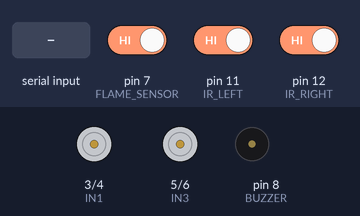
Bench run of a sketch on a simulated Arduino Uno, built with avr-gcc and run on an emulated ATmega328P. On the bench: motor-driver pin pairs drawn as motors (green arrow = first pin HIGH = forward, orange = second pin HIGH = backward, longer = more drive, scaled by the enable pin), buzzer (waves = sounding, pin HIGH). The inputs (shaded band) are chosen by the test bench; at power-on: pin 7 (FLAME_SENSOR) HIGH, pin 11 (IR_LEFT) HIGH, pin 12 (IR_RIGHT) HIGH.

Above: at 1.2 s.
1.3 s: pin 7 (FLAME_SENSOR) driven LOW
At 2.5 s:
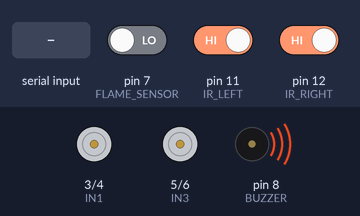
2.8 s: pin 7 (FLAME_SENSOR) driven HIGH
At 3.9 s:
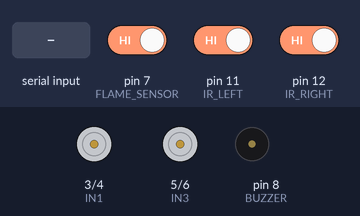
4.3 s: "F" received over Serial
At 5.0 s:
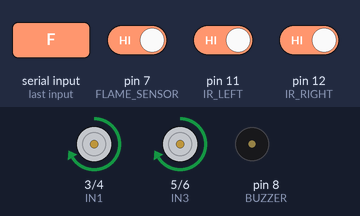
5.8 s: "B" received over Serial
At 6.2 s:
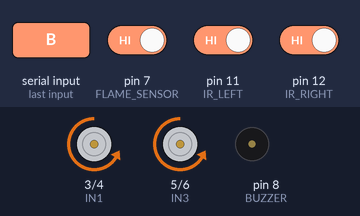
7.3 s: "L" received over Serial
At 8.5 s:
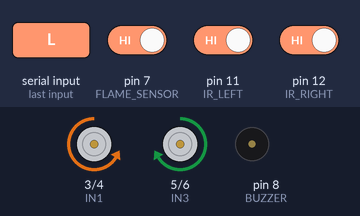
8.8 s: "R" received over Serial
At 9.7 s:
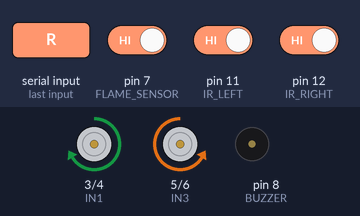
Timing chart, 0 to 11.3 s (numbered marks = the images above; inputs shaded):
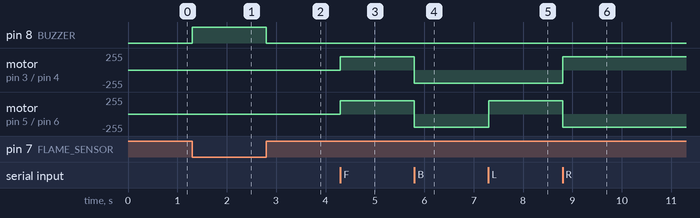

Measured:
- after the input at 1.3 s, pin 8 (BUZZER): LOW → HIGH at once
- after the input at 2.8 s, pin 8 (BUZZER): HIGH → LOW at once
- after the input at 4.3 s, motor on pin 3 (IN1) / pin 4 (IN2), motor on pin 5 (IN3) / pin 6 (IN4): stopped → forward 200/255 at once
- after the input at 5.8 s, motor on pin 3 (IN1) / pin 4 (IN2), motor on pin 5 (IN3) / pin 6 (IN4): forward 200/255 → backward 200/255 at once
- after the input at 7.3 s, motor on pin 5 (IN3) / pin 6 (IN4): backward 200/255 → forward 200/255 at once
- after the input at 8.8 s, motor on pin 3 (IN1) / pin 4 (IN2): backward 200/255 → forward 200/255 at once; motor on pin 5 (IN3) / pin 6 (IN4): forward 200/255 → backward 200/255 at once

The sketch:

Arduino_Bluetooth_Obs_buz_car.ino
```cpp
// -------------------------------------------------------
// Robot Car with IR Obstacle + Flame Detection + Bluetooth Control
// Wiring based on your setup
// -------------------------------------------------------

// Motor Driver (L298N)
int IN1 = 3;   // Motor A
int IN2 = 4;
int IN3 = 5;   // Motor B
int IN4 = 6;
int ENA = 9;   // Left motor speed (PWM)
int ENB = 10;  // Right motor speed (PWM)

// Sensors
int IR_LEFT = 11;
int IR_RIGHT = 12;
int FLAME_SENSOR = 7;
int BUZZER = 8;

// Bluetooth module (HC-05)
char command = ' ';

// Motor speed (PWM)
int Speed = 200;

void setup() {
  // Motor pins
  pinMode(IN1, OUTPUT);
  pinMode(IN2, OUTPUT);
  pinMode(IN3, OUTPUT);
  pinMode(IN4, OUTPUT);
  pinMode(ENA, OUTPUT);
  pinMode(ENB, OUTPUT);

  // Sensors
  pinMode(IR_LEFT, INPUT);
  pinMode(IR_RIGHT, INPUT);
  pinMode(FLAME_SENSOR, INPUT);
  pinMode(BUZZER, OUTPUT);

  Serial.begin(9600); // Bluetooth uses hardware serial (D0/D1)
  stopCar();
  digitalWrite(BUZZER, LOW);
}

void loop() {
  // Read sensor values
  int leftIR = digitalRead(IR_LEFT);
  int rightIR = digitalRead(IR_RIGHT);
  int flameDetected = digitalRead(FLAME_SENSOR);

  // ----------------- Auto Stop Logic -----------------
  // IR or flame detection
  if (leftIR == LOW || rightIR == LOW || flameDetected == LOW) {
    stopCar();
    digitalWrite(BUZZER, HIGH); // Alert
    return; // Stop loop temporarily
  } else {
    digitalWrite(BUZZER, LOW);
  }

  // ----------------- Bluetooth Control -----------------
  if (Serial.available() > 0) {
    command = Serial.read();
    handleCommand(command);
  }
}

// ----------------- Command Handler -----------------
void handleCommand(char cmd) {
  switch (cmd) {
    case 'F': forward(); break;
    case 'B': backward(); break;
    case 'L': left(); break;
    case 'R': right(); break;
    case 'S': stopCar(); break;
    // Optional: adjust speed via numbers 0–9
    case '0': Speed = 100; break;
    case '1': Speed = 130; break;
    case '2': Speed = 150; break;
    case '3': Speed = 170; break;
    case '4': Speed = 190; break;
    case '5': Speed = 210; break;
    case '6': Speed = 230; break;
    case '7': Speed = 240; break;
    case '8': Speed = 250; break;
    case '9': Speed = 255; break;
  }
}

// ----------------- Motor Functions -----------------
void forward() {
  digitalWrite(IN1, HIGH);
  digitalWrite(IN2, LOW);
  digitalWrite(IN3, HIGH);
  digitalWrite(IN4, LOW);
  analogWrite(ENA, Speed);
  analogWrite(ENB, Speed);
}

void backward() {
  digitalWrite(IN1, LOW);
  digitalWrite(IN2, HIGH);
  digitalWrite(IN3, LOW);
  digitalWrite(IN4, HIGH);
  analogWrite(ENA, Speed);
  analogWrite(ENB, Speed);
}

void left() {
  digitalWrite(IN1, LOW);
  digitalWrite(IN2, HIGH);
  digitalWrite(IN3, HIGH);
  digitalWrite(IN4, LOW);
  analogWrite(ENA, Speed);
  analogWrite(ENB, Speed);
}

void right() {
  digitalWrite(IN1, HIGH);
  digitalWrite(IN2, LOW);
  digitalWrite(IN3, LOW);
  digitalWrite(IN4, HIGH);
  analogWrite(ENA, Speed);
  analogWrite(ENB, Speed);
}

void stopCar() {
  digitalWrite(IN1, LOW);
  digitalWrite(IN2, LOW);
  digitalWrite(IN3, LOW);
  digitalWrite(IN4, LOW);
  analogWrite(ENA, 0);
  analogWrite(ENB, 0);
}
```
